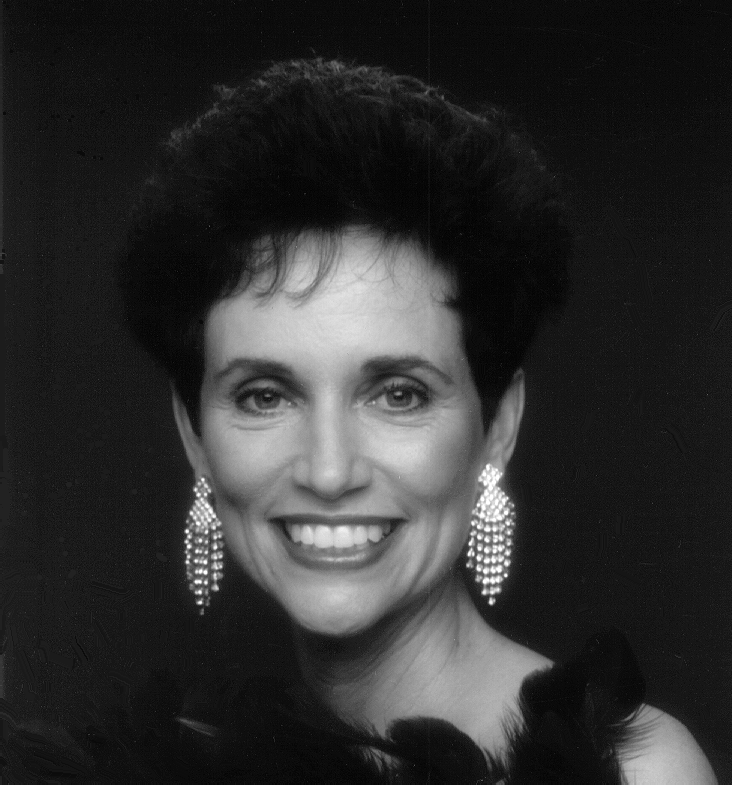
#> input picture exercise/week3/woman.png, 732 x 785 px
$ jupyter execute ex04.ipynb   (older library calls are emulated)
#> lines starting #> are read from the running program, lines starting #| are printed output that depends on the picture
[cell 1]
import numpy as np
import matplotlib.pyplot as plt
import skimage
import imageio
from scipy.signal import convolve2d

[cell 2]
im = imageio.imread("../week3/woman.png")
#> im is the input picture: shape (785, 732); min 0, max 255, mean 46.4

[cell 3]
im_salt_pepper = skimage.util.random_noise(im,mode='s&p') * 255
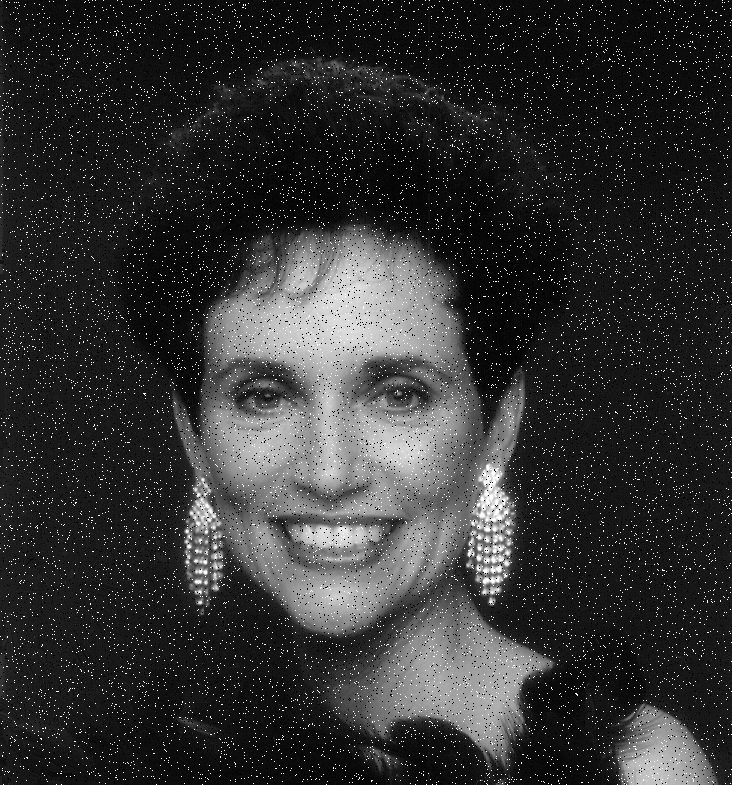
#> im_salt_pepper: shape (785, 732) float64; min 0, max 255, mean 50.4
im_salt_pepper = im_salt_pepper.astype('uint8')
plt.imshow(im_salt_pepper,cmap="gray")
plt.show()

[cell 4]
first_row = im_salt_pepper[0]
#> first_row = 732 values, max 255 at index 1, min 0 at index 14, mean 20.15
f = plt.figure(figsize=(10,8))
plt.plot(first_row)
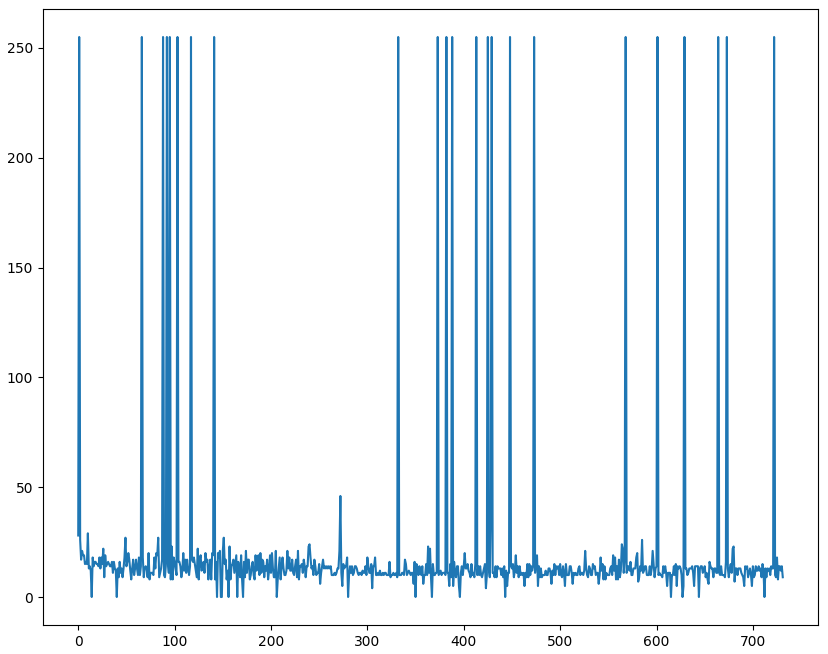
#> figure drawn by matplotlib, 1 panel; curve peaks at x = 1, y = 255

[cell 5]
first_row_original = im[0]
#> first_row_original = 732 values, max 46 at index 272, min 4 at index 305, mean 12.86
f = plt.figure(figsize=(10,8))
plt.plot(first_row_original)
#> figure, not shown here; curve peaks at x = 272, y = 46

[cell 6]
from skimage.filters import median
from skimage.filters.rank import maximum

[cell 7]
selem3 = np.ones([3,3])
selem15 = np.ones([15,15])

[cell 8]
median_noisy = median(im_salt_pepper, selem=selem3)

[cell 9]
median_noisy_15 = median(im_salt_pepper,selem=selem15)

[cell 10]
f = plt.figure(figsize=(15,10))
ax = f.add_subplot(131)
ax2 = f.add_subplot(132)
ax3 = f.add_subplot(133)

ax.imshow(im_salt_pepper,cmap="gray")
ax2.imshow(median_noisy,cmap="gray")
ax3.imshow(median_noisy_15,cmap="gray")

plt.show()
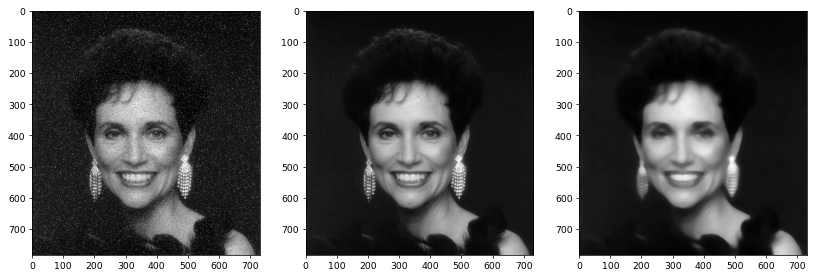
#> figure drawn by matplotlib, 3 panels

[cell 11]
image_max_3 = maximum(im_salt_pepper, selem=selem3)
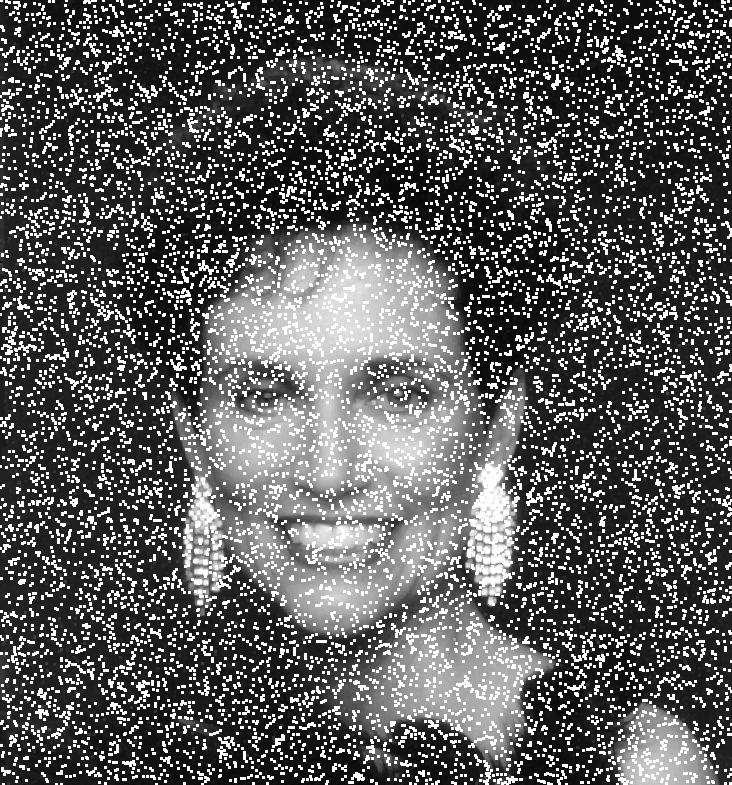
#> image_max_3: shape (785, 732); min 6, max 255, mean 94.2
image_max_15 = maximum(im_salt_pepper, selem=selem15)
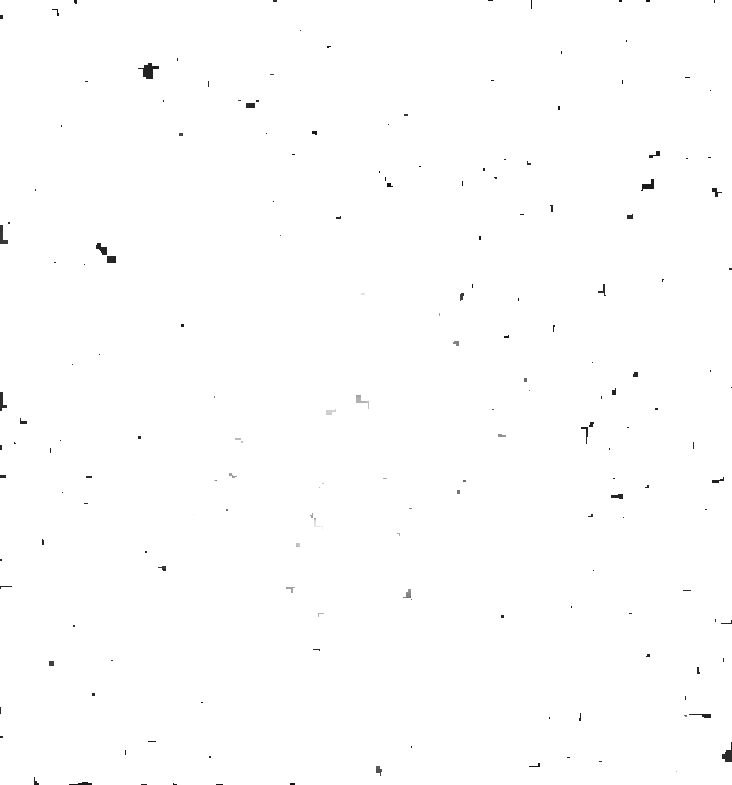
#> image_max_15: shape (785, 732); min 15, max 255, mean 254.2

[cell 12]
f = plt.figure(figsize=(15,10))
ax = f.add_subplot(131)
ax2 = f.add_subplot(132)
ax3 = f.add_subplot(133)

ax.imshow(im_salt_pepper,cmap="gray")
ax2.imshow(image_max_3,cmap="gray")
ax3.imshow(image_max_15,cmap="gray")

plt.show()

[cell 13]
Kx = np.array([-1.0,1.0]).reshape((2,1))
Ky = np.array([-1.0,1.0]).reshape((1,2))

[cell 14]
Kx.dtype

[cell 15]
convX = convolve2d(im, Kx, mode='same')
plt.imshow(convX,cmap="gray")
plt.show()

[cell 16]
convY = convolve2d(im, Ky, mode='same')
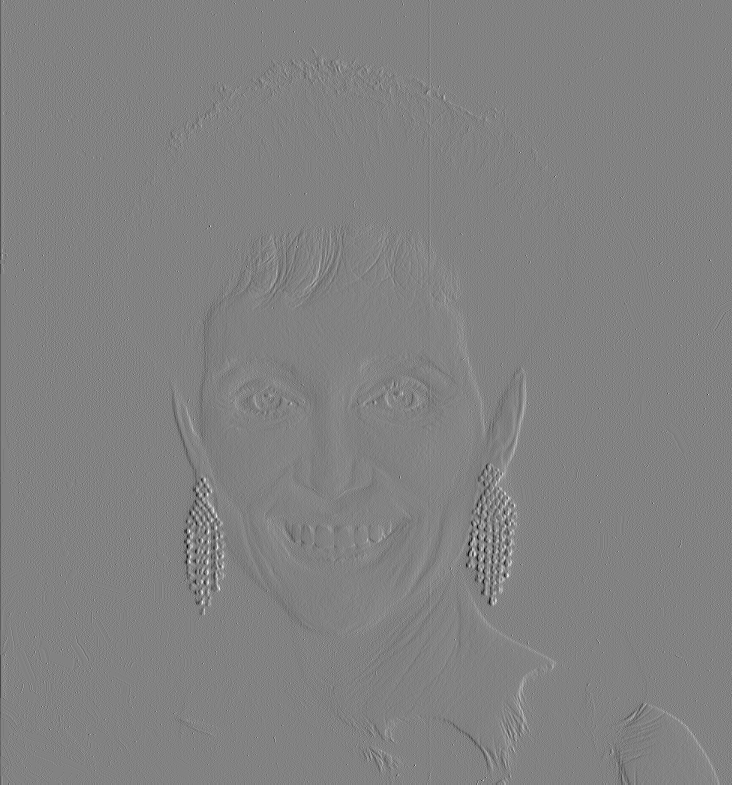
#> convY: shape (785, 732) float64; min -122, max 117, mean 0; drawn with min black and max white
plt.imshow(convY,cmap="gray")
plt.show()

[cell 17]
magnitude = np.hypot(convX,convY)
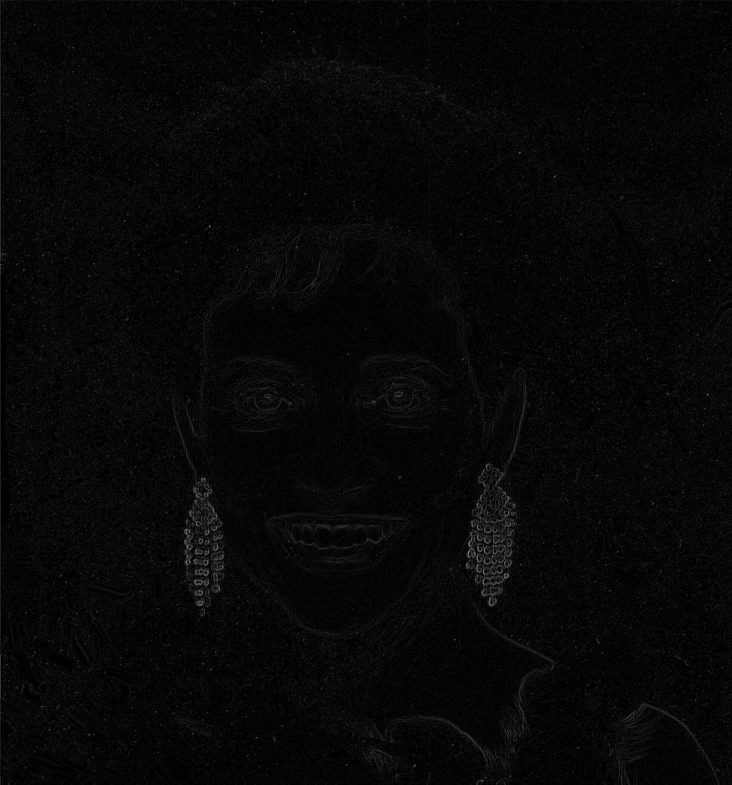
#> magnitude: shape (785, 732) float64; min 0, max 140.6, mean 7.4

[cell 18]
plt.imshow(magnitude,cmap="gray")
plt.show()

[cell 19]
orientation = np.arctan2(convX,convY)
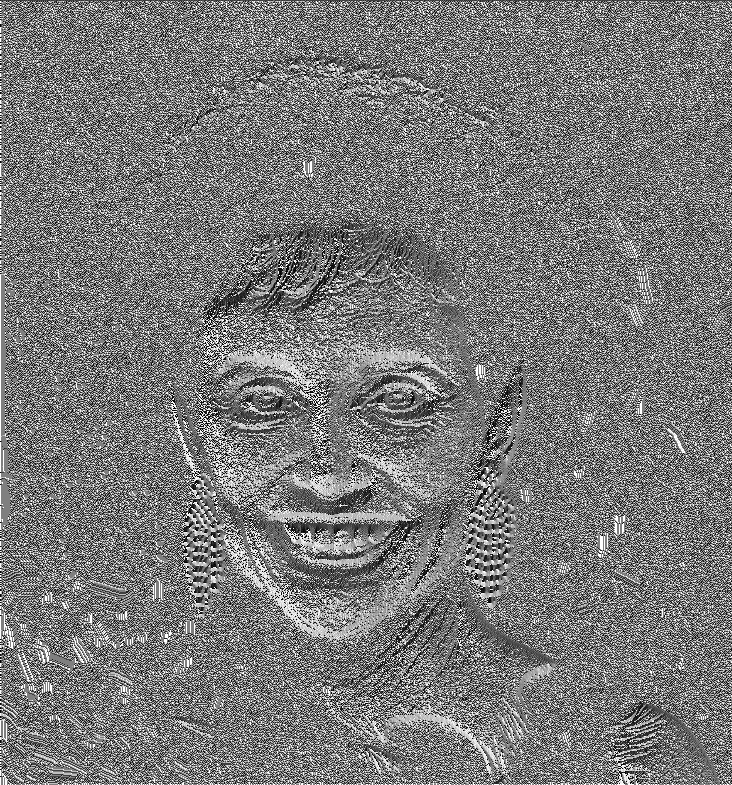
#> orientation: shape (785, 732) float64; min -3.13, max 3.14, mean -0.131; drawn with min black and max white
plt.imshow(orientation,cmap="gray")
plt.show()
